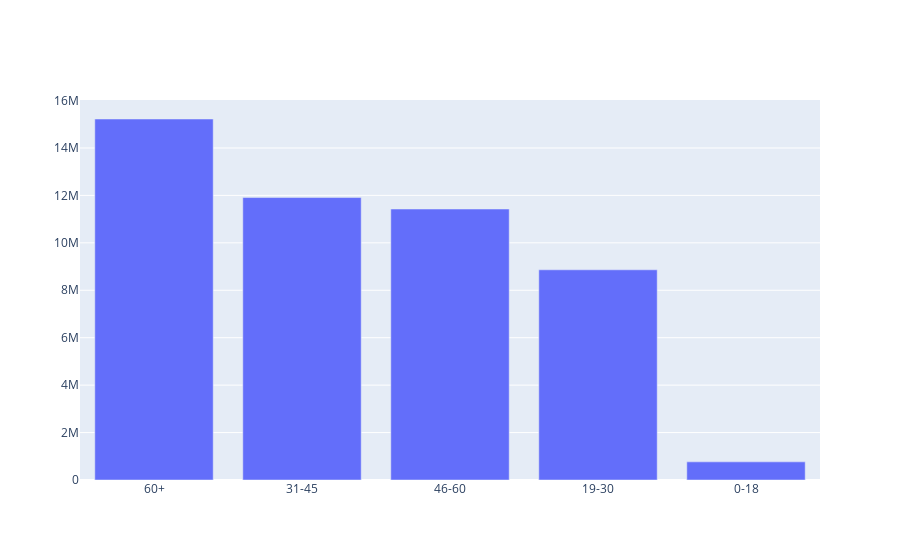

Notebook code cell kept with this figure:
### Code cell
fig = go.Figure()
fig.add_trace(go.Bar(
    x=age_group_sales.index,
    y=age_group_sales.values,
    name='Total Price by Age Group'))

### Figure 1 — Plotly figure (JSON) as saved in the notebook; plotly's stock layout.template omitted (floating-point values rounded to 4 significant figures)
{"data": [{"name": "Total Price by Age Group", "type": "bar", "x": ["60+", "31-45", "46-60", "19-30", "0-18"], "y": [15220000.0, 11910000.0, 11430000.0, 8863000.0, 764700.0]}], "layout": {}}
